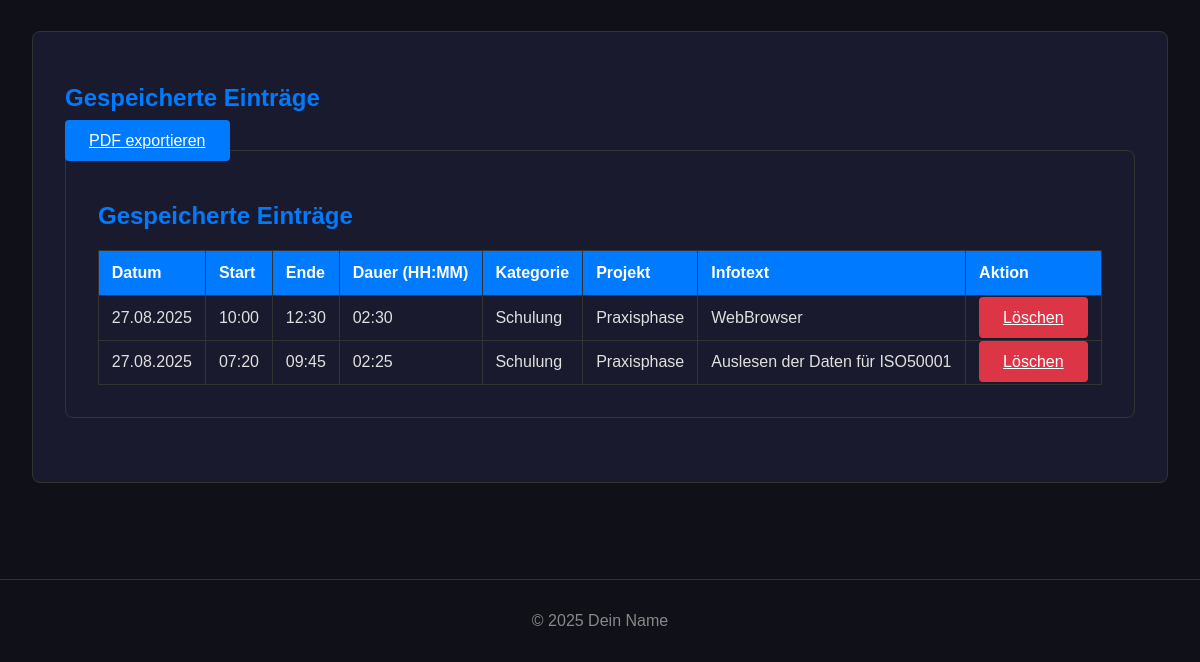
The page /dokumentation (lower part) on the database as committed earlier.
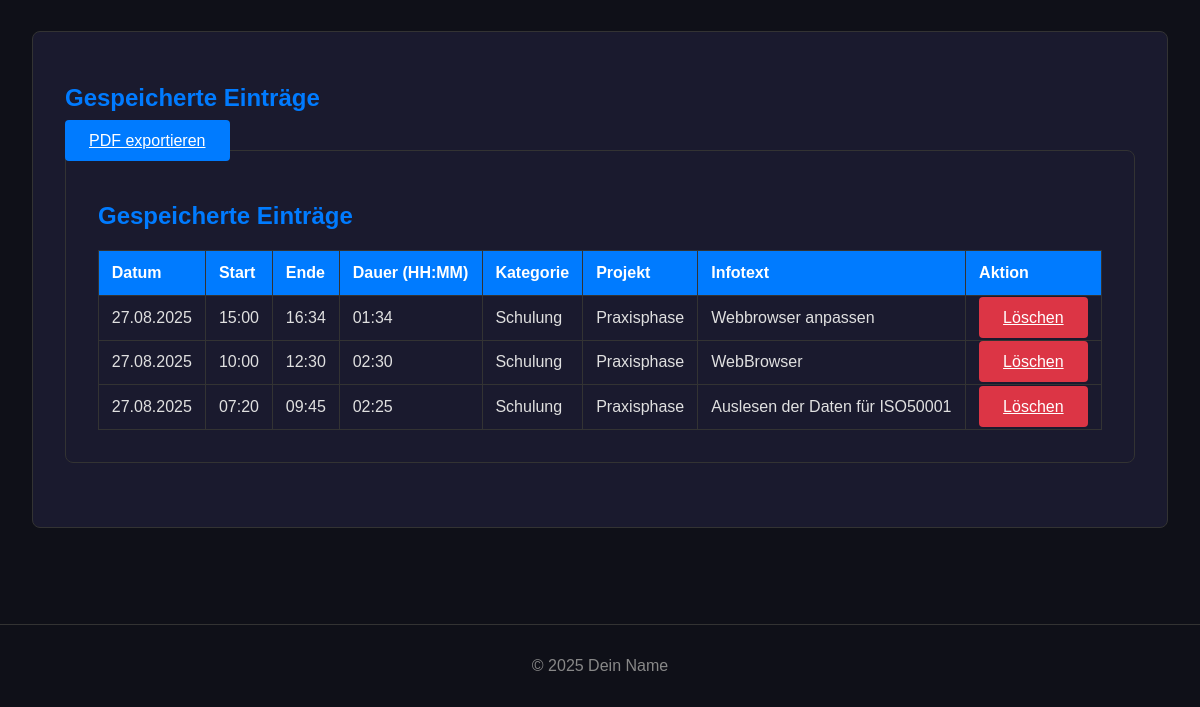
The same page on the database as committed later.
### app.py (models this page shows)
class TimeEntry(db.Model):
    id = db.Column(db.Integer, primary_key=True)
    date = db.Column(db.Date, nullable=False, default=date.today)
    start_time = db.Column(db.Time, nullable=False)
    end_time = db.Column(db.Time, nullable=False)
    category = db.Column(db.String(50), nullable=False)
    project = db.Column(db.String(100), nullable=False)
    info_text = db.Column(db.String(300), nullable=True)
    @property
    def duration(self):
        start_dt = datetime.combine(self.date, self.start_time)
        end_dt = datetime.combine(self.date, self.end_time)
        if end_dt < start_dt:
            end_dt += timedelta(days=1)
        return end_dt - start_dt
    @property
    def duration_str(self):
        total_seconds = self.duration.total_seconds()
        hours, remainder = divmod(total_seconds, 3600)
        minutes, _ = divmod(remainder, 60)
        return f"{int(hours):02}:{int(minutes):02}"

### app.py (the view, shortened to what this page needs)
@app.route('/dokumentation', methods=['GET', 'POST'])
def dokumentation():
    entries = TimeEntry.query.order_by(TimeEntry.date.desc(), TimeEntry.start_time.desc()).all()
    generate_category_chart(entries)
    return render_template('dokumentation.html', entries=entries)

### app.py (called while the page is built)
@app.context_processor
def inject_now():
    return {'now': datetime.now(timezone.utc)}

### templates/dokumentation.html (shortened to what this page needs)
{% extends 'base.html' %}
{% block content %}
    <div class="table-container">
    <h2>Gespeicherte Einträge</h2>
    <a href="{{ url_for('generate_pdf') }}" class="btn" style="margin-bottom: 1rem;">PDF exportieren</a>
    <div class="table-container">
        <h2>Gespeicherte Einträge</h2>
        <table class="data-table">
            <thead>
                <tr>
                    <th>Datum</th>
                    <th>Start</th>
                    <th>Ende</th>
                    <th>Dauer (HH:MM)</th>
                    <th>Kategorie</th>
                    <th>Projekt</th>
                    <th>Infotext</th>
                    <th>Aktion</th>
                </tr>
            </thead>
            <tbody>
                {% for entry in entries %}
                <tr>
                    <td>{{ entry.date.strftime('%d.%m.%Y') }}</td>
                    <td>{{ entry.start_time.strftime('%H:%M') }}</td>
                    <td>{{ entry.end_time.strftime('%H:%M') }}</td>
                    <td>{{ entry.duration_str }}</td>
                    <td>{{ entry.category }}</td>
                    <td>{{ entry.project }}</td>
                    <td>{{ entry.info_text }}</td>
                    <td>
                        <a href="{{ url_for('delete_entry', entry_id=entry.id) }}"
                           class="btn btn-danger"
                           onclick="return confirm('Möchtest du diesen Eintrag wirklich löschen?');">Löschen</a>
                    </td>
                </tr>
                {% else %}
                <tr>
                    <td colspan="8">Noch keine Einträge vorhanden.</td>
                </tr>
                {% endfor %}
            </tbody>
        </table>
    </div>
{% endblock %}

### templates/base.html (shortened to what this page needs)
<!DOCTYPE html>
<html lang="de">
<head>
    <link rel="stylesheet" href="{{ url_for('static', filename='css/style.css') }}">
</head>
<body>
    <main class="main-content">
        {% block content %}{% endblock %}
    </main>
    <footer>
        <p>&copy; 2025 Dein Name</p>
    </footer>
</body>
</html>

### static/css/style.css (style rules this page uses)
:root { --primary-bg-color: #0f1018; --secondary-bg-color: #1a1a2e; --primary-text-color: #e0e0e0; --accent-color: #007bff; --accent-hover-color: #0056b3; --border-color: #333; --success-color: #28a745; --error-color: #dc3545; }
body { font-family: Arial, sans-serif; background-color: var(--primary-bg-color); color: var(--primary-text-color); margin: 0; padding-top: 70px; }
.main-content { padding: 2rem; max-width: 1200px; margin: 0 auto; }
h1, h2 { color: var(--accent-color); }
.form-container, .result-container, .table-container, .chart-container { background-color: var(--secondary-bg-color); padding: 2rem; border-radius: 8px; margin-bottom: 2rem; border: 1px solid var(--border-color); }
.btn { padding: 0.75rem 1.5rem; border: none; border-radius: 4px; background-color: var(--accent-color); color: white; font-size: 1rem; cursor: pointer; transition: background-color 0.2s ease; }
.btn-danger { background-color: var(--error-color); }
.data-table { width: 100%; border-collapse: collapse; margin-top: 1rem; }
.data-table th, .data-table td { border: 1px solid var(--border-color); padding: 0.8rem; text-align: left; }
.data-table th { background-color: var(--accent-color); color: white; }
footer { text-align: center; padding: 1rem; margin-top: 2rem; border-top: 1px solid var(--border-color); color: #888; }

Rows that differ between the two databases and show on the page:
added TimeEntry: date "27.08.2025", start_time "15:00", end_time "16:34", duration_str "01:34", category "Schulung", project "Praxisphase", info_text "Webbrowser anpassen"
